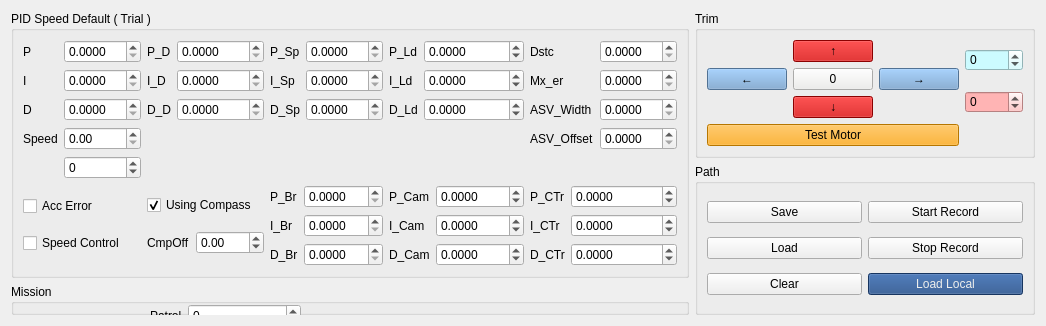
      <widget class="QWidget" name="tab_1">
       <attribute name="title">
        <string>Params</string>
       </attribute>
       <layout class="QGridLayout" name="gridLayout_7">
        <item row="2" column="0">
         <widget class="QGroupBox" name="groupBox_5">
          <property name="title">
           <string>Mission</string>
          </property>
          <widget class="QWidget" name="verticalLayoutWidget_2">
           <property name="geometry">
            <rect>
             <x>0</x>
             <y>20</y>
             <width>135</width>
             <height>171</height>
            </rect>
           </property>
           <layout class="QVBoxLayout" name="verticalLayout_3">
            <item>
             <widget class="QCheckBox" name="find_korban_checkBox">
              <property name="text">
               <string>Find Korban</string>
              </property>
             </widget>
            </item>
            <item>
             <widget class="QCheckBox" name="RTH_after_done_checkBox">
              <property name="text">
               <string>RTH After Done</string>
              </property>
             </widget>
            </item>
           </layout>
          </widget>
          <widget class="QWidget" name="formLayoutWidget">
           <property name="geometry">
            <rect>
             <x>139</x>
             <y>20</y>
             <width>151</width>
             <height>171</height>
            </rect>
           </property>
           <layout class="QFormLayout" name="formLayout_2">
            <item row="0" column="0">
             <widget class="QLabel" name="label_6">
              <property name="text">
               <string>Patrol</string>
              </property>
             </widget>
            </item>
            <item row="0" column="1">
             <widget class="QSpinBox" name="patrol_lap_spinBox"/>
            </item>
           </layout>
          </widget>
          <widget class="QWidget" name="layoutWidget">
           <property name="geometry">
            <rect>
             <x>300</x>
             <y>20</y>
             <width>165</width>
             <height>92</height>
            </rect>
           </property>
           <layout class="QVBoxLayout" name="verticalLayout_7">
            <item>
             <widget class="QCheckBox" name="obstacleAvoidanceCheckbox">
              <property name="text">
               <string>Obstacle Avoidance</string>
              </property>
             </widget>
            </item>
            <item>
             <widget class="QCheckBox" name="obstacleStopCheckbox">
              <property name="text">
               <string>Obstacle Stop</string>
              </property>
             </widget>
            </item>
           </layout>
          </widget>
         </widget>
        </item>
        <item row="0" column="0" rowspan="2">
         <widget class="QGroupBox" name="groupBox_2">
          <property name="title">
           <string>PID Speed Default ( Trial )</string>
          </property>
          <layout class="QGridLayout" name="gridLayout_2">
           <item row="0" column="3">
            <layout class="QFormLayout" name="formLayout_5">
             <item row="0" column="0">
              <widget class="QLabel" name="label_15">
               <property name="text">
                <string>P_Ld</string>
               </property>
              </widget>
             </item>
             <item row="0" column="1">
              <widget class="QDoubleSpinBox" name="doubleSpinBox_Pld">
               <property name="decimals">
                <number>4</number>
               </property>
               <property name="minimum">
                <double>-1000.000000000000000</double>
               </property>
               <property name="maximum">
                <double>999.000000000000000</double>
               </property>
               <property name="singleStep">
                <double>0.001000000000000</double>
               </property>
              </widget>
             </item>
             <item row="1" column="0">
              <widget class="QLabel" name="label_16">
               <property name="text">
                <string>I_Ld</string>
               </property>
              </widget>
             </item>
             <item row="1" column="1">
              <widget class="QDoubleSpinBox" name="doubleSpinBox_Ild">
               <property name="decimals">
                <number>4</number>
               </property>
               <property name="minimum">
                <double>-1000.000000000000000</double>
               </property>
               <property name="maximum">
                <double>999.000000000000000</double>
               </property>
               <property name="singleStep">
                <double>0.001000000000000</double>
               </property>
              </widget>
             </item>
             <item row="2" column="0">
              <widget class="QLabel" name="label_17">
               <property name="text">
                <string>D_Ld</string>
               </property>
              </widget>
             </item>
             <item row="2" column="1">
              <widget class="QDoubleSpinBox" name="doubleSpinBox_Dld">
               <property name="decimals">
                <number>4</number>
               </property>
               <property name="minimum">
                <double>-1000.000000000000000</double>
               </property>
               <property name="maximum">
                <double>999.000000000000000</double>
               </property>
               <property name="singleStep">
                <double>0.001000000000000</double>
               </property>
              </widget>
             </item>
            </layout>
           </item>
           <item row="0" column="1">
            <layout class="QFormLayout" name="formLayout_3">
             <item row="0" column="0">
              <widget class="QLabel" name="label_9">
               <property name="text">
                <string>P_D</string>
               </property>
              </widget>
             </item>
             <item row="0" column="1">
              <widget class="QDoubleSpinBox" name="doubleSpinBox_PD">
               <property name="decimals">
                <number>4</number>
               </property>
               <property name="maximum">
                <double>999.000000000000000</double>
               </property>
               <property name="singleStep">
                <double>0.001000000000000</double>
               </property>
              </widget>
             </item>
             <item row="1" column="0">
              <widget class="QLabel" name="label_10">
               <property name="text">
                <string>I_D</string>
               </property>
              </widget>
             </item>
             <item row="1" column="1">
              <widget class="QDoubleSpinBox" name="doubleSpinBox_ID">
               <property name="decimals">
                <number>4</number>
               </property>
               <property name="maximum">
                <double>999.000000000000000</double>
               </property>
               <property name="singleStep">
                <double>0.001000000000000</double>
               </property>
              </widget>
             </item>
             <item row="2" column="0">
              <widget class="QLabel" name="label_11">
               <property name="text">
                <string>D_D</string>
               </property>
              </widget>
             </item>
             <item row="2" column="1">
              <widget class="QDoubleSpinBox" name="doubleSpinBox_DD">
               <property name="decimals">
                <number>4</number>
               </property>
               <property name="maximum">
                <double>999.000000000000000</double>
               </property>
               <property name="singleStep">
                <double>0.001000000000000</double>
               </property>
              </widget>
             </item>
            </layout>
           </item>
           <item row="0" column="2">
            <layout class="QFormLayout" name="formLayout_4">
             <item row="0" column="0">
              <widget class="QLabel" name="label_12">
               <property name="text">
                <string>P_Sp</string>
               </property>
              </widget>
             </item>
             <item row="0" column="1">
              <widget class="QDoubleSpinBox" name="doubleSpinBox_Psp">
               <property name="decimals">
                <number>4</number>
               </property>
               <property name="maximum">
                <double>999.000000000000000</double>
               </property>
               <property name="singleStep">
                <double>0.001000000000000</double>
               </property>
              </widget>
             </item>
             <item row="1" column="0">
              <widget class="QLabel" name="label_13">
               <property name="text">
                <string>I_Sp</string>
               </property>
              </widget>
             </item>
             <item row="1" column="1">
              <widget class="QDoubleSpinBox" name="doubleSpinBox_Isp">
               <property name="decimals">
                <number>4</number>
               </property>
               <property name="maximum">
                <double>999.000000000000000</double>
               </property>
               <property name="singleStep">
                <double>0.001000000000000</double>
               </property>
              </widget>
             </item>
             <item row="2" column="0">
              <widget class="QLabel" name="label_14">
               <property name="text">
                <string>D_Sp</string>
               </property>
              </widget>
             </item>
             <item row="2" column="1">
              <widget class="QDoubleSpinBox" name="doubleSpinBox_Dsp">
               <property name="decimals">
                <number>4</number>
               </property>
               <property name="maximum">
                <double>999.000000000000000</double>
               </property>
               <property name="singleStep">
                <double>0.001000000000000</double>
               </property>
              </widget>
             </item>
            </layout>
           </item>
           <item row="3" column="2">
            <layout class="QFormLayout" name="formLayout_7">
             <item row="0" column="0">
              <widget class="QLabel" name="label_23">
               <property name="text">
                <string>P_Br</string>
               </property>
              </widget>
             </item>
             <item row="1" column="0">
              <widget class="QLabel" name="label_24">
               <property name="text">
                <string>I_Br</string>
               </property>
              </widget>
             </item>
             <item row="1" column="1">
              <widget class="QDoubleSpinBox" name="doubleSpinBox_IBr">
               <property name="decimals">
                <number>4</number>
               </property>
               <property name="maximum">
                <double>999.000000000000000</double>
               </property>
               <property name="singleStep">
                <double>0.001000000000000</double>
               </property>
              </widget>
             </item>
             <item row="2" column="0">
              <widget class="QLabel" name="label_25">
               <property name="text">
                <string>D_Br</string>
               </property>
              </widget>
             </item>
             <item row="2" column="1">
              <widget class="QDoubleSpinBox" name="doubleSpinBox_DBr">
               <property name="decimals">
                <number>4</number>
               </property>
               <property name="maximum">
                <double>999.000000000000000</double>
               </property>
               <property name="singleStep">
                <double>0.001000000000000</double>
               </property>
              </widget>
             </item>
             <item row="0" column="1">
              <widget class="QDoubleSpinBox" name="doubleSpinBox_PBr">
               <property name="decimals">
                <number>4</number>
               </property>
               <property name="maximum">
                <double>999.000000000000000</double>
               </property>
               <property name="singleStep">
                <double>0.001000000000000</double>
               </property>
              </widget>
             </item>
            </layout>
           </item>
           <item row="0" column="4">
            <layout class="QFormLayout" name="formLayout_6">
             <item row="1" column="0">
              <widget class="QLabel" name="label_19">
               <property name="text">
                <string>Mx_er</string>
               </property>
              </widget>
             </item>
             <item row="1" column="1">
              <widget class="QDoubleSpinBox" name="doubleSpinBox_Mtp_error_ld">
               <property name="decimals">
                <number>4</number>
               </property>
               <property name="maximum">
                <double>999.000000000000000</double>
               </property>
              </widget>
             </item>
             <item row="0" column="0">
              <widget class="QLabel" name="label_18">
               <property name="text">
                <string>Dstc</string>
               </property>
              </widget>
             </item>
             <item row="0" column="1">
              <widget class="QDoubleSpinBox" name="doubleSpinBox_Distance_save">
               <property name="decimals">
                <number>4</number>
               </property>
               <property name="maximum">
                <double>999.000000000000000</double>
               </property>
              </widget>
             </item>
             <item row="2" column="1">
              <widget class="QDoubleSpinBox" name="doubleSpinBox_ASV_width">
               <property name="decimals">
                <number>4</number>
               </property>
               <property name="maximum">
                <double>999.000000000000000</double>
               </property>
              </widget>
             </item>
             <item row="3" column="1">
              <widget class="QDoubleSpinBox" name="doubleSpinBox_ASV_offset">
               <property name="decimals">
                <number>4</number>
               </property>
               <property name="maximum">
                <double>999.000000000000000</double>
               </property>
              </widget>
             </item>
             <item row="3" column="0">
              <widget class="QLabel" name="label_21">
               <property name="text">
                <string>ASV_Offset</string>
               </property>
              </widget>
             </item>
             <item row="2" column="0">
              <widget class="QLabel" name="label_20">
               <property name="text">
                <string>ASV_Width</string>
               </property>
              </widget>
             </item>
            </layout>
           </item>
           <item row="0" column="0">
            <layout class="QFormLayout" name="formLayout">
             <item row="0" column="0">
              <widget class="QLabel" name="label">
               <property name="text">
                <string>P</string>
               </property>
              </widget>
             </item>
             <item row="0" column="1">
              <widget class="QDoubleSpinBox" name="doubleSpinBox_P">
               <property name="decimals">
                <number>4</number>
               </property>
               <property name="maximum">
                <double>999.000000000000000</double>
               </property>
               <property name="singleStep">
                <double>0.001000000000000</double>
               </property>
              </widget>
             </item>
             <item row="1" column="0">
              <widget class="QLabel" name="label_2">
               <property name="text">
                <string>I</string>
               </property>
              </widget>
             </item>
             <item row="1" column="1">
              <widget class="QDoubleSpinBox" name="doubleSpinBox_I">
               <property name="decimals">
                <number>4</number>
               </property>
               <property name="maximum">
                <double>999.000000000000000</double>
               </property>
               <property name="singleStep">
                <double>0.001000000000000</double>
               </property>
              </widget>
             </item>
             <item row="2" column="0">
              <widget class="QLabel" name="label_3">
               <property name="text">
                <string>D</string>
               </property>
              </widget>
             </item>
             <item row="2" column="1">
              <widget class="QDoubleSpinBox" name="doubleSpinBox_D">
               <property name="decimals">
                <number>4</number>
               </property>
               <property name="maximum">
                <double>999.000000000000000</double>
               </property>
               <property name="singleStep">
                <double>0.001000000000000</double>
               </property>
              </widget>
             </item>
             <item row="4" column="1">
              <widget class="QSpinBox" name="spinBox_Speed">
               <property name="minimum">
                <number>-500</number>
               </property>
               <property name="maximum">
                <number>999</number>
               </property>
              </widget>
             </item>
             <item row="3" column="1">
              <widget class="QDoubleSpinBox" name="doubleSpinBox_speed">
               <property name="singleStep">
                <double>0.100000000000000</double>
               </property>
              </widget>
             </item>
             <item row="3" column="0">
              <widget class="QLabel" name="label_4">
               <property name="text">
                <string>Speed</string>
               </property>
              </widget>
             </item>
            </layout>
           </item>
           <item row="3" column="1">
            <layout class="QVBoxLayout" name="verticalLayout">
             <item>
              <widget class="QCheckBox" name="using_compass_yaw_checkbox">
               <property name="text">
                <string>Using Compass</string>
               </property>
               <property name="checked">
                <bool>true</bool>
               </property>
              </widget>
             </item>
             <item>
              <layout class="QHBoxLayout" name="horizontalLayout_8">
               <item>
                <widget class="QLabel" name="label_5">
                 <property name="text">
                  <string>CmpOff</string>
                 </property>
                </widget>
               </item>
               <item>
                <widget class="QDoubleSpinBox" name="compass_offset_doubleSpinBox">
                 <property name="minimum">
                  <double>-360.000000000000000</double>
                 </property>
                 <property name="maximum">
                  <double>360.000000000000000</double>
                 </property>
                </widget>
               </item>
              </layout>
             </item>
            </layout>
           </item>
           <item row="3" column="0">
            <layout class="QVBoxLayout" name="verticalLayout_6">
             <item>
              <widget class="QCheckBox" name="checkBoxUsingAccError">
               <property name="text">
                <string>Acc Error</string>
               </property>
              </widget>
             </item>
             <item>
              <widget class="QCheckBox" name="speedControlCheckbox">
               <property name="text">
                <string>Speed Control</string>
               </property>
              </widget>
             </item>
            </layout>
           </item>
           <item row="3" column="3">
            <layout class="QFormLayout" name="formLayout_9">
             <item row="0" column="1">
              <widget class="QDoubleSpinBox" name="doubleSpinBox_Pcam">
               <property name="decimals">
                <number>4</number>
               </property>
               <property name="minimum">
                <double>-1000.000000000000000</double>
               </property>
               <property name="maximum">
                <double>999.000000000000000</double>
               </property>
               <property name="singleStep">
                <double>0.001000000000000</double>
               </property>
              </widget>
             </item>
             <item row="1" column="0">
              <widget class="QLabel" name="label_31">
               <property name="text">
                <string>I_Cam</string>
               </property>
              </widget>
             </item>
             <item row="1" column="1">
              <widget class="QDoubleSpinBox" name="doubleSpinBox_Icam">
               <property name="decimals">
                <number>4</number>
               </property>
               <property name="minimum">
                <double>-1000.000000000000000</double>
               </property>
               <property name="maximum">
                <double>999.000000000000000</double>
               </property>
               <property name="singleStep">
                <double>0.001000000000000</double>
               </property>
              </widget>
             </item>
             <item row="2" column="0">
              <widget class="QLabel" name="label_32">
               <property name="text">
                <string>D_Cam</string>
               </property>
              </widget>
             </item>
             <item row="2" column="1">
              <widget class="QDoubleSpinBox" name="doubleSpinBox_Dcam">
               <property name="decimals">
                <number>4</number>
               </property>
               <property name="minimum">
                <double>-1000.000000000000000</double>
               </property>
               <property name="maximum">
                <double>999.000000000000000</double>
               </property>
               <property name="singleStep">
                <double>0.001000000000000</double>
               </property>
              </widget>
             </item>
             <item row="0" column="0">
              <widget class="QLabel" name="label_30">
               <property name="text">
                <string>P_Cam</string>
               </property>
              </widget>
             </item>
            </layout>
           </item>
           <item row="3" column="4">
            <layout class="QFormLayout" name="formLayout_10">
             <item row="0" column="1">
              <widget class="QDoubleSpinBox" name="doubleSpinBox_Pcam_thrust">
               <property name="decimals">
                <number>4</number>
               </property>
               <property name="minimum">
                <double>-1000.000000000000000</double>
               </property>
               <property name="maximum">
                <double>999.000000000000000</double>
               </property>
              </widget>
             </item>
             <item row="1" column="0">
              <widget class="QLabel" name="label_33">
               <property name="text">
                <string>I_CTr</string>
               </property>
              </widget>
             </item>
             <item row="1" column="1">
              <widget class="QDoubleSpinBox" name="doubleSpinBox_Icam_thrust">
               <property name="decimals">
                <number>4</number>
               </property>
               <property name="minimum">
                <double>-1000.000000000000000</double>
               </property>
               <property name="maximum">
                <double>999.000000000000000</double>
               </property>
              </widget>
             </item>
             <item row="2" column="0">
              <widget class="QLabel" name="label_34">
               <property name="text">
                <string>D_CTr</string>
               </property>
              </widget>
             </item>
             <item row="2" column="1">
              <widget class="QDoubleSpinBox" name="doubleSpinBox_Dcam_thrust">
               <property name="decimals">
                <number>4</number>
               </property>
               <property name="minimum">
                <double>-1000.000000000000000</double>
               </property>
               <property name="maximum">
                <double>999.000000000000000</double>
               </property>
              </widget>
             </item>
             <item row="0" column="0">
              <widget class="QLabel" name="label_35">
               <property name="text">
                <string>P_CTr</string>
               </property>
              </widget>
             </item>
            </layout>
           </item>
          </layout>
         </widget>
        </item>
        <item row="1" column="1" rowspan="2">
         <widget class="QGroupBox" name="groupBox">
          <property name="title">
           <string>Path</string>
          </property>
          <layout class="QGridLayout" name="gridLayout_8">
           <item row="2" column="0">
            <widget class="QPushButton" name="clearPathButton">
             <property name="text">
              <string>Clear</string>
             </property>
            </widget>
           </item>
           <item row="0" column="0">
            <widget class="QPushButton" name="savePathButton">
             <property name="text">
              <string>Save</string>
             </property>
            </widget>
           </item>
           <item row="1" column="0">
            <widget class="QPushButton" name="loadPathButton">
             <property name="text">
              <string>Load</string>
             </property>
            </widget>
           </item>
           <item row="0" column="1">
            <widget class="QPushButton" name="startPathButton">
             <property name="text">
              <string>Start Record</string>
             </property>
            </widget>
           </item>
           <item row="1" column="1">
            <widget class="QPushButton" name="stopPathButton">
             <property name="text">
              <string>Stop Record</string>
             </property>
            </widget>
           </item>
           <item row="2" column="1">
            <widget class="QPushButton" name="loadLocalPathButton">
             <property name="styleSheet">
              <string notr="true">background-color: rgb(32, 74, 135);
color: rgb(238, 238, 236);</string>
             </property>
             <property name="text">
              <string>Load Local</string>
             </property>
            </widget>
           </item>
          </layout>
         </widget>
        </item>
        <item row="0" column="1">
         <widget class="QGroupBox" name="groupBox_3">
          <property name="title">
           <string>Trim</string>
          </property>
          <layout class="QGridLayout" name="gridLayout_3">
           <item row="0" column="0" rowspan="2">
            <layout class="QGridLayout" name="gridLayout">
             <item row="1" column="2">
              <widget class="QPushButton" name="trimright_PushButton">
               <property name="styleSheet">
                <string notr="true">background-color: rgb(114, 159, 207);</string>
               </property>
               <property name="text">
                <string>→</string>
               </property>
              </widget>
             </item>
             <item row="2" column="1">
              <widget class="QPushButton" name="trimspeeddown_PushButton">
               <property name="styleSheet">
                <string notr="true">background-color: rgb(194, 0, 0);</string>
               </property>
               <property name="text">
                <string>↓</string>
               </property>
              </widget>
             </item>
             <item row="0" column="1">
              <widget class="QPushButton" name="trimspeedup_PushButton">
               <property name="styleSheet">
                <string notr="true">background-color: rgb(194, 0, 0);</string>
               </property>
               <property name="text">
                <string>↑</string>
               </property>
              </widget>
             </item>
             <item row="1" column="0">
              <widget class="QPushButton" name="trimleft_PushButton">
               <property name="styleSheet">
                <string notr="true">background-color: rgb(114, 159, 207);</string>
               </property>
               <property name="text">
                <string>←</string>
               </property>
              </widget>
             </item>
             <item row="1" column="1">
              <widget class="QPushButton" name="trimreset_PushButton">
               <property name="styleSheet">
                <string notr="true">background-color: rgb(238, 238, 236);</string>
               </property>
               <property name="text">
                <string>0</string>
               </property>
              </widget>
             </item>
            </layout>
           </item>
           <item row="0" column="1">
            <widget class="QSpinBox" name="trim_servo_spinBox">
             <property name="toolTip">
              <string>&lt;html&gt;&lt;head/&gt;&lt;body&gt;&lt;p&gt;trim&lt;/p&gt;&lt;/body&gt;&lt;/html&gt;</string>
             </property>
             <property name="whatsThis">
              <string>&lt;html&gt;&lt;head/&gt;&lt;body&gt;&lt;p&gt;trim&lt;/p&gt;&lt;/body&gt;&lt;/html&gt;</string>
             </property>
             <property name="styleSheet">
              <string notr="true">background-color: rgb(204, 251, 255);</string>
             </property>
             <property name="minimum">
              <number>-6500</number>
             </property>
             <property name="maximum">
              <number>6500</number>
             </property>
            </widget>
           </item>
           <item row="1" column="1">
            <widget class="QSpinBox" name="trim_thrust_spinBox">
             <property name="toolTip">
              <string>&lt;html&gt;&lt;head/&gt;&lt;body&gt;&lt;p&gt;speed trim&lt;/p&gt;&lt;/body&gt;&lt;/html&gt;</string>
             </property>
             <property name="whatsThis">
              <string>&lt;html&gt;&lt;head/&gt;&lt;body&gt;&lt;p&gt;speed trim&lt;/p&gt;&lt;/body&gt;&lt;/html&gt;</string>
             </property>
             <property name="styleSheet">
              <string notr="true">background-color: rgb(255, 180, 180);</string>
             </property>
             <property name="minimum">
              <number>-999</number>
             </property>
             <property name="maximum">
              <number>999</number>
             </property>
            </widget>
           </item>
           <item row="2" column="0">
            <layout class="QGridLayout" name="gridLayout_9">
             <item row="0" column="0">
              <widget class="QPushButton" name="pushButton_test_motor">
               <property name="styleSheet">
                <string notr="true">background-color: orange;</string>
               </property>
               <property name="text">
                <string>Test Motor</string>
               </property>
              </widget>
             </item>
            </layout>
           </item>
          </layout>
         </widget>
        </item>
       </layout>
      </widget>
